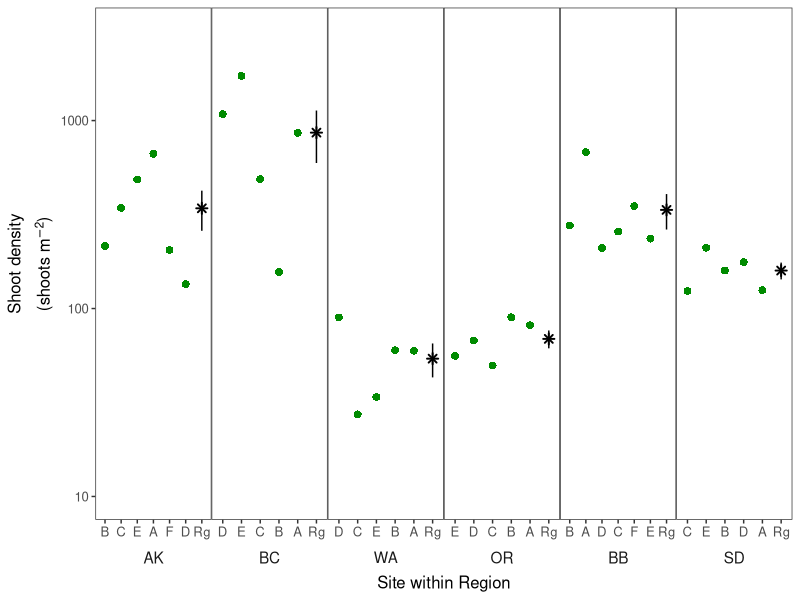
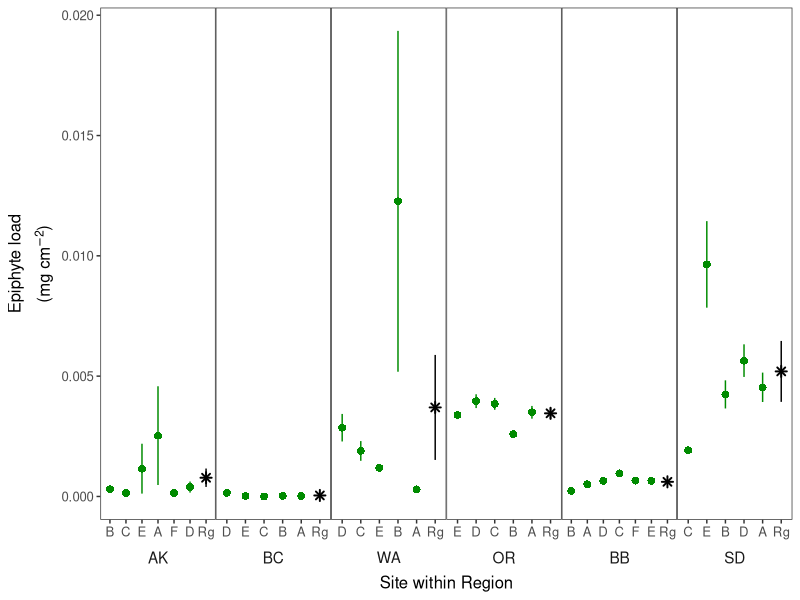
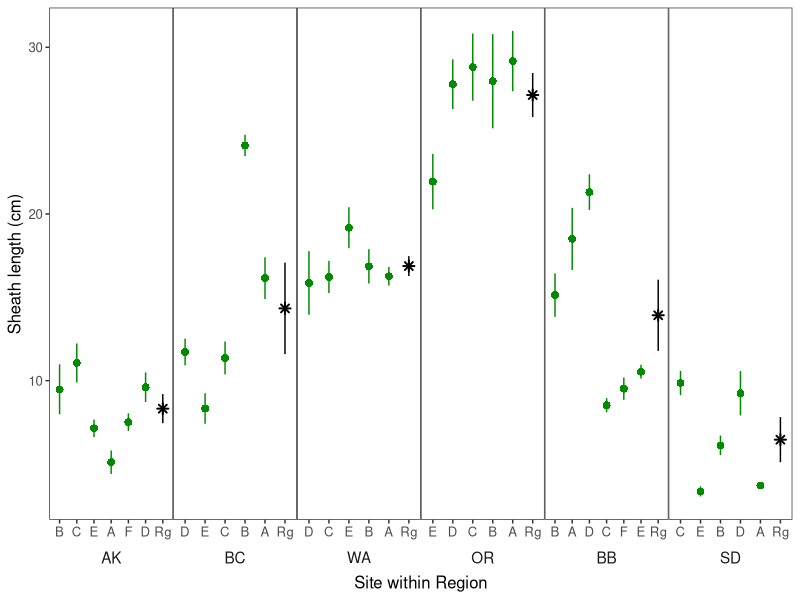
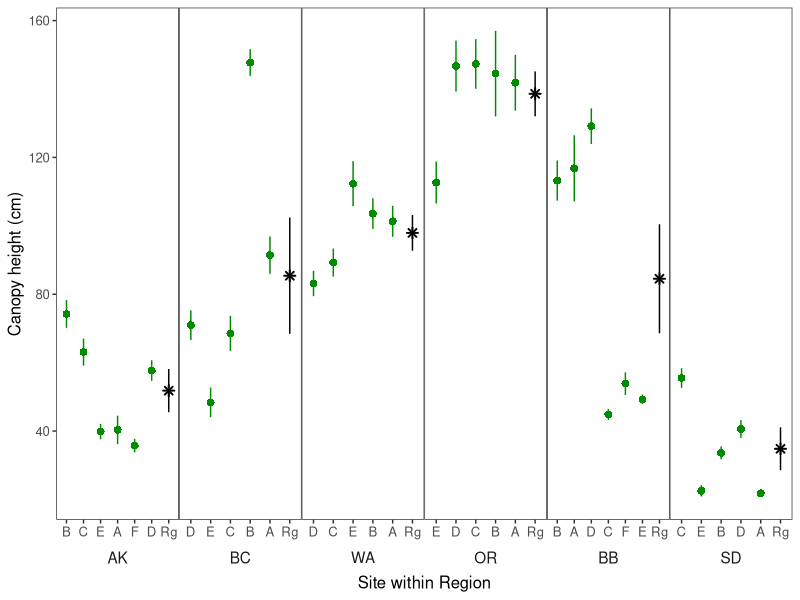
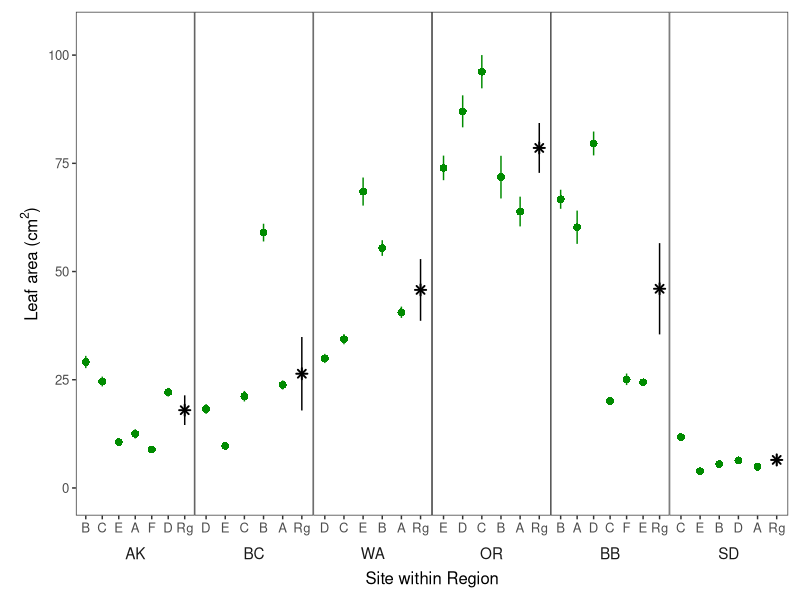
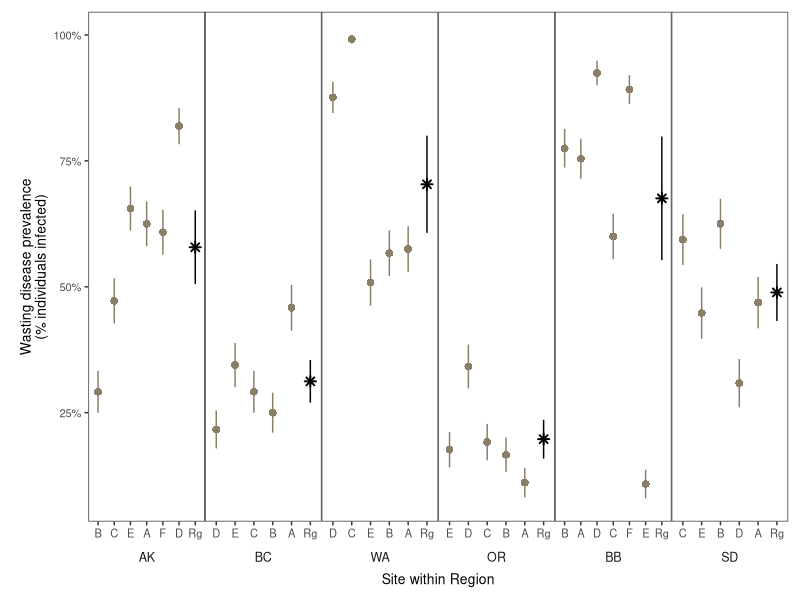
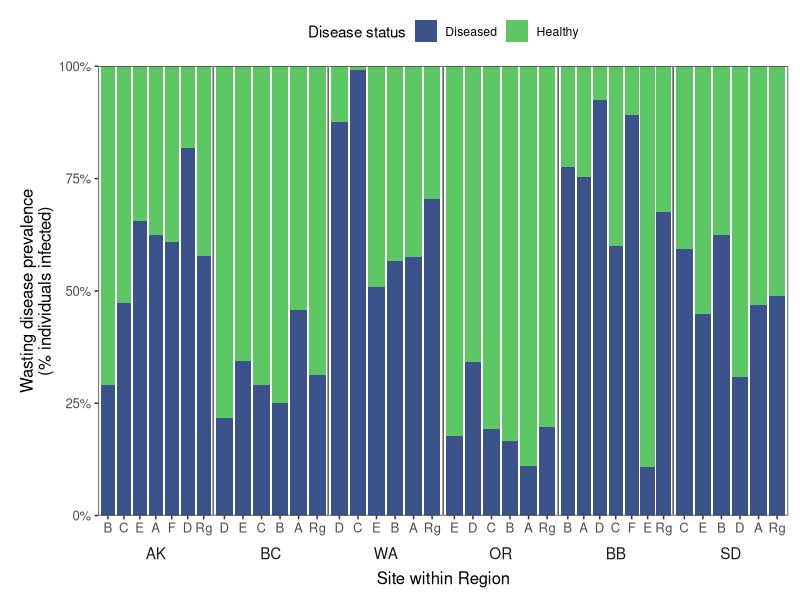
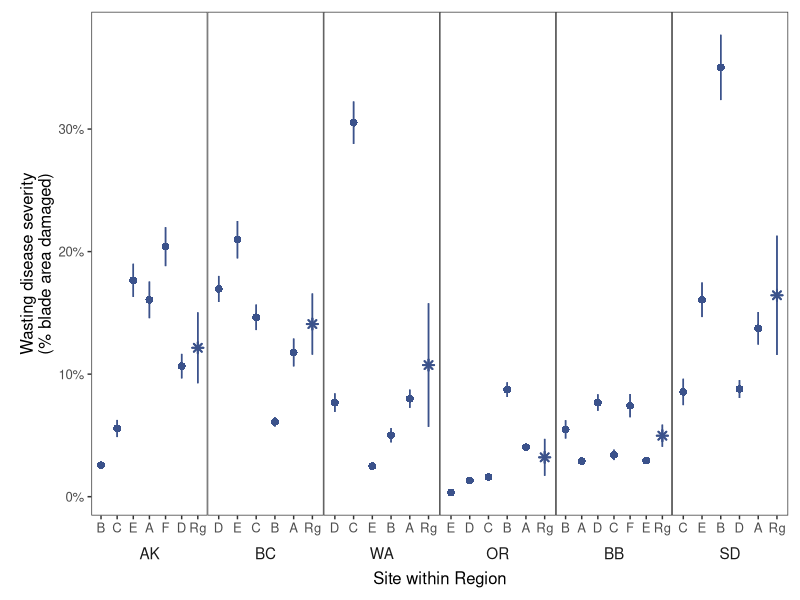

These figures' R source, in order:
# Code files for EelgrassDiseaesTemperature manuscript
# 01_eelgrass_survey_metrics

# Last updated 2022-04-20 by Lillian Aoki

# This script imports and visualizes data from the eelgrass wasting disease surveys in 2019
# Outputs include Fig 6 and Fig S10 in the manuscript

#### Load libraries ####
library(tidyverse)
library(plotrix)
library(cowplot)
region_order <- c("AK","BC","WA","OR","BB","SD")

# Read in data ####
## site coordinates
coords <- read.csv("Data/site_lat_long.csv")
# summarize by region, subtract 5 from mean latitude so that the region mean will plot to the right of all sites
coords_region <- coords %>%
  group_by(Region) %>%
  summarise(Lat=mean(Lat)-5,Long=mean(Long))
# in figures, the data are arranged by latitude to show the geographic gradient 

# survey metrics at the site level
all <- read.csv("Data/all_survey_metrics_site.csv")
all$Type <- "Site"
all <- left_join(all, coords, by=c("Region","SiteCode"))
# calculate canopy height as the combination of sheath length and longest blade length
all$CanopyHeightMean <- all$LongestBladeLengthMean+all$SheathLengthMean
all$CanopyHeightSe <- sqrt((all$LongestBladeLengthSe)^2+(all$SheathLengthSe)^2)
all$LesionAreaSe <- sd(all$LesionAreaMean/sqrt(length(all$LesionAreaMean)))

all_region <- all %>%
  group_by(Region, Type="Region")%>%
  summarise(DensityShootsSe=sd(DensityShootsMean)/sqrt(length(DensityShootsMean)),
            DensityShootsMean=mean(DensityShootsMean,na.rm=TRUE),
            EpiphytePerAreaSe=sd(EpiphytePerAreaMean)/sqrt(length(EpiphytePerAreaMean)),
            EpiphytePerAreaMean=mean(EpiphytePerAreaMean),
            LongestBladeLengthSe=sd(LongestBladeLengthMean)/sqrt(length(LongestBladeLengthMean)),
            LongestBladeLengthMean=mean(LongestBladeLengthMean),
            SheathLengthSe=sd(SheathLengthMean)/sqrt(length(SheathLengthMean)),
            SheathLengthMean=mean(SheathLengthMean),
            CanopyHeightSe=sd(CanopyHeightMean)/sqrt(length(CanopyHeightMean)),
            CanopyHeightMean=mean(CanopyHeightMean),
            PrevalenceSe=sd(PrevalenceMean)/sqrt(length(PrevalenceMean)),
            PrevalenceMean=mean(PrevalenceMean),
            SeveritySe=sd(SeverityMean)/sqrt(length(SeverityMean)),
            SeverityMean=mean(SeverityMean),
            BladeAreaSe=sd(BladeAreaMean)/sqrt(length(BladeAreaMean)),
            BladeAreaMean=mean(BladeAreaMean),
            LesionAreaSe=sd(LesionAreaMean)/sqrt(length(LesionAreaMean)),
            LesionAreaMean=mean(LesionAreaMean))

all_region <- left_join(all_region,coords_region,by=c("Region"))

all_region$SiteCode <- "Rg"
all_region$Region <- ordered(all_region$Region,levels=region_order)
all$Region <- ordered(all$Region,levels=region_order)
all <- dplyr::select(all,c("SiteCode",names(all_region)))

# combine site and region data for plotting
combo <- rbind(all,all_region)
combo$Region <- ordered(combo$Region, levels=region_order)
combo <- combo %>%
  ungroup%>%
  arrange(Region,-Lat)%>%
  mutate(order=row_number())

# Create plots ####

# shoot density plot
p_den <- ggplot()+
  geom_pointrange(data=combo,aes(x=as.factor(order),y=DensityShootsMean,ymin=DensityShootsMean-DensityShootsSe,
                                 ymax=DensityShootsMean+DensityShootsSe,color=Type,shape=Type))+
  facet_wrap(~Region,nrow = 1,scales = "free_x",strip.position = "bottom")+
  scale_color_manual(values=c("black","green4"))+
  scale_shape_manual(values=c(8,16))+
  scale_y_log10(limits=c(10,3000))+
  scale_x_discrete(breaks = combo$order,
                   labels = combo$SiteCode)+
  ylab(expression(atop("Shoot density",paste("(shoots m"^-2,")"))))+
  xlab("Site within Region")+
  theme_bw()+
  #theme(axis.text.x=element_text(angle=60,vjust = -0.05,hjust=0.25))+
  theme(panel.spacing = unit(0, "lines"),
        panel.grid = element_blank(),
        strip.background = element_blank(),
        strip.placement = "outside",
        panel.border = element_rect(),
        axis.text=element_text(size=9.5),
        axis.title=element_text(size=12),
        strip.text = element_text(size=11),
        legend.position = "none")
p_den

# epiphyte load plot
p_epi <- ggplot()+
  geom_pointrange(data=combo,aes(x=as.factor(order),y=EpiphytePerAreaMean,
                                     ymax=EpiphytePerAreaMean+EpiphytePerAreaSe,
                                     ymin=EpiphytePerAreaMean-EpiphytePerAreaSe,
                                     color=Type,shape=Type))+
  facet_wrap(~Region,nrow = 1,scales = "free_x",strip.position = "bottom")+
  scale_color_manual(values=c("black","green4"))+
  scale_shape_manual(values=c(8,16))+
  #scale_y_log10(limits=c(0.0000001,0.1))+
  scale_x_discrete(breaks = combo$order,
                   labels = combo$SiteCode)+
  ylab(expression(atop("Epiphyte load",paste("(mg cm"^-2,")"))))+
  xlab("Site within Region")+
  theme_bw()+
  #  theme(axis.text.x=element_text(angle=90))+
  theme(panel.spacing = unit(0, "lines"),
        panel.grid = element_blank(),
        strip.background = element_blank(),
        strip.placement = "outside",
        panel.border = element_rect(),
        axis.text=element_text(size=9.5),
        axis.title=element_text(size=12),
        strip.text = element_text(size=11),
        legend.position = "none")
p_epi

# sheath length plot
p_sh <- ggplot()+
  geom_pointrange(data= combo,aes(x=as.factor(order),
                                    y=SheathLengthMean/10,
                                    ymax=(SheathLengthMean+SheathLengthSe)/10,
                                    ymin=(SheathLengthMean-SheathLengthSe)/10,
                                    color=Type,shape=Type))+
  #scale_y_continuous(expand = c(0,10))+
  facet_wrap(~Region,nrow = 1,scales = "free_x",strip.position = "bottom")+
  scale_color_manual(values=c("black","green4"))+
  scale_shape_manual(values=c(8,16))+
  scale_x_discrete(breaks = combo$order,
                   labels = combo$SiteCode)+
  ylab("Sheath length (cm)")+
  xlab("Site within Region")+
  theme_bw()+
  #  theme(axis.text.x=element_text(angle=90))+
  theme(panel.spacing = unit(0, "lines"),
        panel.grid = element_blank(),
        strip.background = element_blank(),
        strip.placement = "outside",
        panel.border = element_rect(),
        axis.text=element_text(size=9.5),
        axis.title=element_text(size=12),
        strip.text = element_text(size=11),
        legend.position="none")
p_sh

# canopy height plot
p_ch <- ggplot()+
  geom_pointrange(data=combo,aes(x=as.factor(order),
                                    y=CanopyHeightMean/10,
                                    ymax=(CanopyHeightMean+CanopyHeightSe)/10,
                                    ymin=(CanopyHeightMean-CanopyHeightSe)/10,
                                    color=Type,shape=Type))+  
 facet_wrap(~Region,nrow = 1,scales = "free_x",strip.position = "bottom")+
  scale_color_manual(values=c("black","green4"))+
  scale_shape_manual(values=c(8,16))+
  scale_x_discrete(breaks = combo$order,
                   labels = combo$SiteCode)+
  ylab("Canopy height (cm)")+
  xlab("Site within Region")+
  theme_bw()+
  #  theme(axis.text.x=element_text(angle=90))+
  theme(panel.spacing = unit(0, "lines"),
        panel.grid = element_blank(),
        strip.background = element_blank(),
        strip.placement = "outside",
        panel.border = element_rect(),
        axis.text=element_text(size=9.5),
        axis.title=element_text(size=12),
        strip.text = element_text(size=11),
        legend.position = "none")
p_ch

# blade area plot
p_ba <- ggplot()+
  geom_pointrange(data=combo,aes(x=as.factor(order),
                                    y=BladeAreaMean,
                                    ymax=BladeAreaMean+BladeAreaSe,
                                    ymin=BladeAreaMean-BladeAreaSe,color=Type,shape=Type))+
  scale_y_continuous(expand = c(0,10))+
  facet_wrap(~Region,nrow = 1,scales = "free_x",strip.position = "bottom")+
  scale_color_manual(values=c("black","green4"))+
  scale_shape_manual(values=c(8,16))+
  scale_x_discrete(breaks = combo$order,
                   labels = combo$SiteCode)+
  ylab(expression(paste("Leaf area (cm"^2,")")))+
  xlab("Site within Region")+
  theme_bw()+
  #  theme(axis.text.x=element_text(angle=90))+
  theme(panel.spacing = unit(0, "lines"),
        panel.grid = element_blank(),
        strip.background = element_blank(),
        strip.placement = "outside",
        panel.border = element_rect(),
        axis.text=element_text(size=9.5),
        axis.title=element_text(size=12),
        strip.text = element_text(size=11),
        plot.margin = margin(t=3,b=3,r=3,l=5,unit="mm"),
        legend.position = "none")
p_ba

# disease prevalence plot
p_prev <- ggplot()+
  geom_pointrange(data=combo,aes(x=as.factor(order),
                                    y=PrevalenceMean,
                                    ymax=PrevalenceMean+PrevalenceSe,
                                    ymin=PrevalenceMean-PrevalenceSe,color=Type,shape=Type))+
  facet_wrap(~Region,nrow = 1,scales = "free_x",strip.position = "bottom")+
  scale_color_manual(values=c("black","wheat4"))+
  scale_shape_manual(values=c(8,16))+
  scale_x_discrete(breaks = combo$order,
                   labels = combo$SiteCode)+
  scale_y_continuous(labels = scales::percent_format(accuracy = 1))+
  ylab("Wasting disease prevalence\n(% individuals infected)")+
  xlab("Site within Region")+
  theme_bw()+
  #  theme(axis.text.x=element_text(angle=90))+
  theme(panel.spacing = unit(0, "lines"),
        panel.grid = element_blank(),
        strip.background = element_blank(),
        strip.placement = "outside",
        panel.border = element_rect(),
        axis.text=element_text(size=8),
        axis.title=element_text(size=10),
        strip.text = element_text(size=9),
        plot.margin = margin(t=3,b=3,r=3,l=5,unit="mm"),
        legend.position = "none")
p_prev
# alternative bar plot for prevalence 
combo$Diseased <- combo$PrevalenceMean
combo$Healthy <- 1-combo$PrevalenceMean

combo <- combo %>%
  gather(key="DiseaseStatus", value="Prevalence",c("Diseased", "Healthy"))
combo$DiseaseStatus <- ordered(combo$DiseaseStatus, levels=c("Diseased","Healthy"))

prev_bar <-   ggplot()+
  geom_bar(data=combo,aes(x=as.factor(order),y=Prevalence,fill=DiseaseStatus), position=position_fill(reverse = TRUE), stat="identity")+
  facet_wrap(~Region,nrow = 1,scales = "free_x",strip.position = "bottom")+
  scale_x_discrete(breaks = combo$order,
                   labels = combo$SiteCode)+
  scale_y_continuous(labels = scales::percent_format(accuracy = 1), expand = c(0,0))+
  scale_fill_viridis_d(begin = 0.25, end = 0.75, name="Disease status")+
  ylab("Wasting disease prevalence\n(% individuals infected)")+
  xlab("Site within Region")+
  theme_bw()+
  #  theme(axis.text.x=element_text(angle=90))+
  theme(panel.spacing = unit(0, "lines"),
        panel.grid = element_blank(),
        strip.background = element_blank(),
        strip.placement = "outside",
        panel.border = element_rect(),
        axis.text=element_text(size=9.5),
        axis.title=element_text(size=12),
        strip.text = element_text(size=11),
        plot.margin = margin(t=3,b=3,r=3,l=5,unit="mm"),
        legend.position = "top")
prev_bar
# disease severity plot
p_sev <- ggplot()+
  geom_pointrange(data=combo,aes(x=as.factor(order),
                                    y=SeverityMean,
                                    ymax=SeverityMean+SeveritySe,
                                    ymin=SeverityMean-SeveritySe,color=Type,shape=Type))+
  facet_wrap(~Region,nrow = 1,scales = "free_x",strip.position = "bottom")+
  scale_color_viridis_d(begin=0.25, end=0.25)+
  # scale_color_manual(values=c("black","wheat4"))+
  scale_shape_manual(values=c(8,16))+
  scale_y_continuous(labels = scales::percent_format(accuracy = 1))+
  scale_x_discrete(breaks = combo$order,
                   labels = combo$SiteCode)+
  ylab("Wasting disease severity\n(% blade area damaged)")+
  xlab("Site within Region")+
  theme_bw()+
  #  theme(axis.text.x=element_text(angle=90))+
  theme(panel.spacing = unit(0, "lines"),
        panel.grid = element_blank(),
        strip.background = element_blank(),
        strip.placement = "outside",
        panel.border = element_rect(),
        axis.text=element_text(size=9.5),
        axis.title=element_text(size=12),
        strip.text = element_text(size=11),
        plot.margin = margin(t=3,b=3,r=3,l=5,unit="mm"),
        legend.position = "none")
p_sev

# lesion area plot
p_les <- ggplot()+
  geom_pointrange(data=combo,aes(x=as.factor(order),
                                 y=LesionAreaMean,
                                 ymax=LesionAreaMean+LesionAreaSe,
                                 ymin=LesionAreaMean-LesionAreaSe,color=Type,shape=Type))+
  facet_wrap(~Region,nrow = 1,scales = "free_x",strip.position = "bottom")+
  scale_color_viridis_d(begin = 0.25,end=0.25)+
  #scale_color_manual(values=c("black","wheat4"))+
  scale_shape_manual(values=c(8,16))+
  scale_x_discrete(breaks = combo$order,
                   labels = combo$SiteCode)+
  ylab(expression(atop("Wasting disease", paste("lesion area (cm"^2,")"))))+
  xlab("Site within Region")+
  theme_bw()+
  #  theme(axis.text.x=element_text(angle=90))+
  theme(panel.spacing = unit(0, "lines"),
        panel.grid = element_blank(),
        strip.background = element_blank(),
        strip.placement = "outside",
        panel.border = element_rect(),
        axis.text=element_text(size=9.5),
        axis.title=element_text(size=12),
        strip.text = element_text(size=11),
        plot.margin = margin(t=3,b=3,r=3,l=5,unit="mm"),
        legend.position = "none")
p_les


# Combine plots into figures ####

# all seagrass metrics for supplemental Figure S10
p_ba1 <- p_ba+xlab(NULL)
p_den1 <- p_den+xlab(NULL)
p_ch1 <- p_ch+xlab(NULL)
p_sh1 <- p_sh+xlab(NULL)

p_all <- plot_grid(
  p_ba1,
  p_den1,
  p_ch1,
  p_sh1,
  p_epi,
  align="v",
  labels=c("a","b","c","d","e"),
  ncol=1
)
p_all
ggsave(p_all,filename = "Figures/FigS10_seagrass_metrics.jpg",height=10,width=6)
# create high resolution version for paper submission (high-res files not uploaded to github)
ggsave(p_all,filename = "Figures/HighRes/FigS10_seagrass_metrics.tiff",height=10,width=6)

# disease metrics for manuscript Figure 6

p_prev1 <- p_prev+xlab(NULL)
p_prev_bar1 <- prev_bar +xlab(NULL)
p_sev1 <- p_sev+xlab(NULL)
p_les1 <- p_les+xlab(NULL)
# p_fig <- plot_grid(
#   p_ba1,
#   p_den1,
#   p_prev1,
#   p_sev,
#   align="v",axis="l",
#   labels=c("A","B","C","D"),hjust = 0,
#   #nrow=3,
#   ncol=1
# )
# p_fig
# ggsave(p_fig,filename = "Figures/Fig6_disease_metrics.jpg",height=9,width=6)
# ggsave(p_fig,filename = "Figures/HighRes/Fig6_disease_metrics.tiff",height=9,width=6)

p_new <- plot_grid(
  p_prev_bar1,
  p_les1,
  p_sev,
  align="v",axis="l",
  labels=c("a","b","c"),hjust = 0,
  #nrow=3,
  ncol=1
)
p_new
ggsave(p_new, filename = "Figures/Fig6_disease_metrics_new.jpg", width=6.5, height=7)
# high res version 
ggsave(p_new, filename = "Figures/HighRes/Fig6_disease_metrics_new.tiff", width=6.5, height=7)
